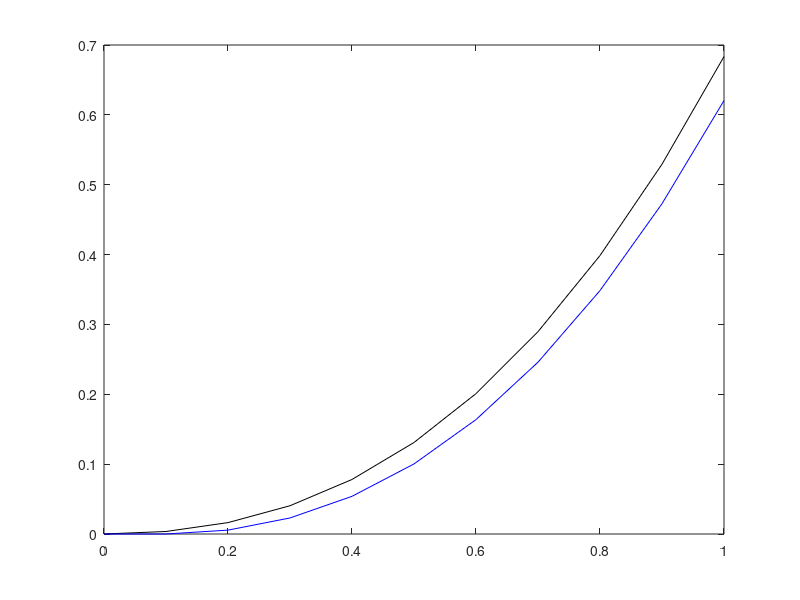

Write MATLAB code to recreate this figure.
% Numerical scheme proposed by Mekkaoui Toufik and Abdon Atangana
% This is the code for Example 1 from the following paper
% Toufik, M., & Atangana, A. (2017). New numerical approximation of fractional derivative with non-local and non-singular kernel:
%application to chaotic models. The European Physical Journal Plus, 132(10), 1-16.
clc;clear;close all;
format shorte
% Inputs
alpha=3/4;abc=1-alpha+alpha/gamma(alpha);
% Initial Conditions
t(1)=0; y(1)=0;h= 0.1; tfinal=1; t=t(1):h:tfinal;
% Number of Iterations
N=ceil((tfinal-t(1))/h);
% The given fractional-order ODE under the ABC operator
f = @(t,y) t.^2;
Exact = (1-alpha)/abc*t.^2+(2/(gamma(alpha)*abc*(alpha^2+3*alpha+2)))*t.^(alpha+2);
% ABC Algorithm starts
for n=1:N
k=2:n;
y(n+1)=y(1)+((1-alpha)/abc)*f(t(n),y(n))+(alpha/abc)*(h^alpha/gamma(alpha+2)).*...
sum(((n+1-k).^alpha.*(n-k+2+alpha)-(n-k).^alpha.*(n-k+2+2*alpha)).*f(t(k),y(k))-...
((n+1-k).^(alpha+1)-(n-k).^alpha.*(n-k+1+alpha)).*f(t(k-1),y(k-1)));
t(n+1)=t(n)+h;
end
Errors=abs(Exact-y);
Last_Error = Errors(end),
plot(t,Exact,'k-')
hold on
plot(t,y,'b-')